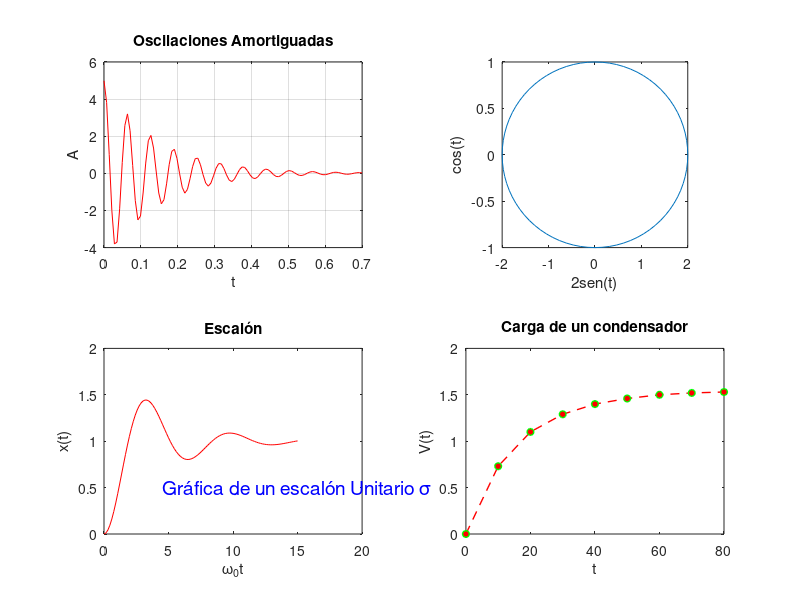

This figure's MATLAB source:
%Comando <subplot>: Este comando nos sirve para visualizar varias gráficas
%de una misma figura (o ventana). Los parámetros que necesita esta función
%son los siguientes:
%(filas, columnas, pos)
%El argumento de filas y columnas deifne el tamaño que tendrá la "rejilla"
%o matriz en la que se van a mostrar las gráficas, y por otra parte, el
%tercer argumento representa en que posición de la rejilla se mostrará la
%gráfica. Ejemplo: Si la rejilla es de 2x2, los posibles valores deñ tercer
%argumento serán de 1 a 4 (pueden abarcar más de 1)
%NOTA: Los valores para el tercer argumento se toman en cuenta de izquierda a derecha 

%% Oscilaciones
t1 = linspace(0,0.7,100);
A = 5*exp(-7*t1);
x = A.*sin(100*t1+1.5);

%% Círculo
t2 = 0:pi/40:2*pi;

%% Escalón Unitario
g = 0.25;
t3 = linspace(0,15,100);
w = sqrt(1-g^2);
xE = 1 - exp(-g*t3).*(g*sin(w*t3)/w+cos(w*t3));

%% Carga de un condensador
t4 = [0:10:80];
v = [0 0.73 1.1 1.29 1.4 1.46 1.5 1.52 1.53];

%% Gráficas
%Oscilaciones
subplot(2,2,1);
plot(t1,x,'r');
grid on
title('Oscilaciones Amortiguadas');
xlabel('t');
ylabel('A');

%Círculo
subplot(2,2,2);
plot(2*sin(t2),cos(t2));
xlabel('2sen(t)');
ylabel('cos(t)');
axis square

%Escalón
subplot(2,2,3);
plot(t3,xE,'r');
title('Escalón');
xlabel('\omega_0t');
ylabel('x(t)');
text(4.5,0.5,'Gráfica de un escalón Unitario \sigma','fontsize',14,'color','b');

%Carga de un Condensador
subplot(2,2,4);
plot(t4,v,'--ro','linewidth',1,'markersize',5,'markeredgecolor','g','markerfacecolor','r');
title('Carga de un condensador');
xlabel('t');
ylabel('V(t)');


